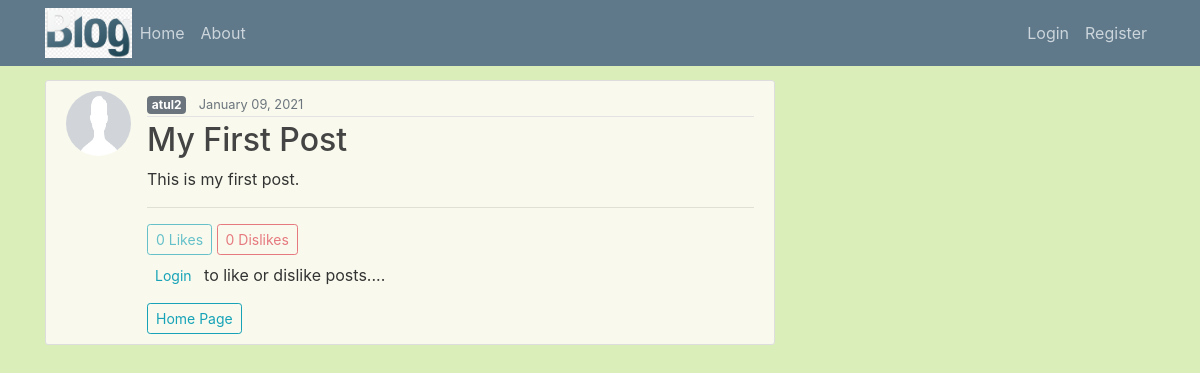
Screenshot of /post/9/ with the database file from the repository.
### blog/models.py (models this page shows, shortened)
class Post(models.Model):
    title=models.CharField(max_length=100)
    content=models.TextField()
    date_posted=models.DateTimeField(default=timezone.now)
    author=models.ForeignKey(User,on_delete=models.CASCADE)
    likes= models.ManyToManyField(User, related_name='likes', blank=True)
    dislikes= models.ManyToManyField(User, related_name='dislikes', blank=True)
    def total_likes(self):
        return self.likes.count()
    def total_dislikes(self):
        return self.dislikes.count()

### users/models.py (models this page shows, shortened)
class Profile(models.Model):
    user=models.OneToOneField(User, on_delete=models.CASCADE)
    image=models.ImageField(default='default.png',upload_to='profile_pics')

### blog/views.py (the view)
# urls.py: path('post/<int:pk>/',views.PostDetailView.as_view(),name='post-detail'),
class PostDetailView(DetailView):
    model= Post
    def get_context_data(self, *args, **kwargs):
        context=super(PostDetailView, self).get_context_data()
        post_obj= get_object_or_404(Post, id=self.kwargs['pk'])
        total_likes=post_obj.total_likes()
        total_dislikes=post_obj.total_dislikes()
        liked=False
        disliked=False
        if post_obj.likes.filter(id=self.request.user.id).exists():
            liked=True
        if post_obj.dislikes.filter(id=self.request.user.id).exists():
            disliked=True
        context["total_likes"]=total_likes
        context["total_dislikes"]=total_dislikes
        context["liked"]=liked
        context["disliked"]=disliked
        return context

### blog/templates/blog/post_detail.html (shortened to what this page needs)
{% extends 'blog/base.html' %}
{% load static %}
{% block content %}
<article class="media content-section">
    <img class="rounded-circle article-img" src="{{object.author.profile.image.url}}">
    <div class="media-body">
        <div class="article-metadata">
            <a class="mr-2 badge badge-secondary" href="{% url 'user-posts' object.author.username %}">{{ object.author }}</a>
            <small class="text-muted">{{ object.date_posted|date:"F d, Y" }}</small>
        </div>
        <h2 class="article-title">{{ object.title }}</h2>
        <p class="article-content">{{ object.content }}</p>
        <hr>
        {% if user.is_authenticated %}
            {% if liked %}
                <form class="likedislike" action="{% url 'post-like' post.pk %}" method="post">
                    {% csrf_token %}
                    <button type="submit" name="post_id" value="{{ post.id }}" class="btn btn-primary btn-sm">{{object.total_likes}} Like{{object.total_likes|pluralize}}</button>
                </form>
            {% else %}
                <form class="likedislike" action="{% url 'post-like' post.pk %}" method="post">
                    {% csrf_token %}
                    <button type="submit" name="post_id" value="{{ post.id }}" class="btn btn-outline-info btn-sm">{{object.total_likes}} Like{{object.total_likes|pluralize}}</button>
                </form>
            {% endif %}
            {% if disliked %}
                <form class="likedislike" action="{% url 'post-dislike' post.pk %}" method="post">
                    {% csrf_token %}
                    <button type="submit" name="post_id" value="{{ post.id }}" class="btn btn-danger btn-sm">{{object.total_dislikes}} Dislike{{object.total_dislikes|pluralize}}</button>
                </form>
            {% else %}
                <form class="likedislike" action="{% url 'post-dislike' post.pk %}" method="post">
                    {% csrf_token %}
                    <button type="submit" name="post_id" value="{{ post.id }}" class="btn btn-outline-danger btn-sm">{{object.total_dislikes}} Dislike{{object.total_dislikes|pluralize}}</button>
                </form>
            {% endif %}
        {% else %}
            <form class="likedislike" action="{% url 'post-like' post.pk %}" method="post">
                <button type="submit" name="post_id" value="{{ post.id }}" class="btn btn-outline-info btn-sm" disabled>{{object.total_likes}} Like{{object.total_likes|pluralize}}</button>
            </form>
            <form class="likedislike" action="{% url 'post-dislike' post.pk %}" method="post">
                <button type="submit" name="post_id" value="{{ post.id }}" class="btn btn-outline-danger btn-sm" disabled>{{object.total_dislikes}} Dislike{{object.total_dislikes|pluralize}}</button>
            </form>
            <p class="mt-2"><a class="btn-sm btn-outline-info" href="{% url 'login' %}">Login</a> to like or dislike posts....</p>
        {% endif %}
        <a class="btn btn-sm btn-outline-info" href="{% url 'blog-home' %}">Home Page</a>
    </div>
</article>
{% endblock content %}

### static/css/main.css (style rules this page uses)
body { background: #daeeb9; color: #333333; margin-top: 5rem; }
h1, h2, h3, h4, h5, h6 { color: #444444; }
.content-section { background: #f9faed; padding: 10px 20px; border: 1px solid #dddddd; border-radius: 3px; margin-bottom: 20px; }
.article-title { color: #444444; }
.article-content { white-space: pre-line; }
.article-img { height: 65px; width: 65px; margin-right: 16px; }
.article-metadata { padding-bottom: 1px; margin-bottom: 4px; border-bottom: 1px solid #e3e3e3 }
.likedislike { display: inline; }

### rows the page displays
Post: author.profile.image (placeholder picture), author "atul2", date_posted "January 09, 2021", title "My First Post", content "This is my first post.", total_likes "0", total_dislikes "0"
